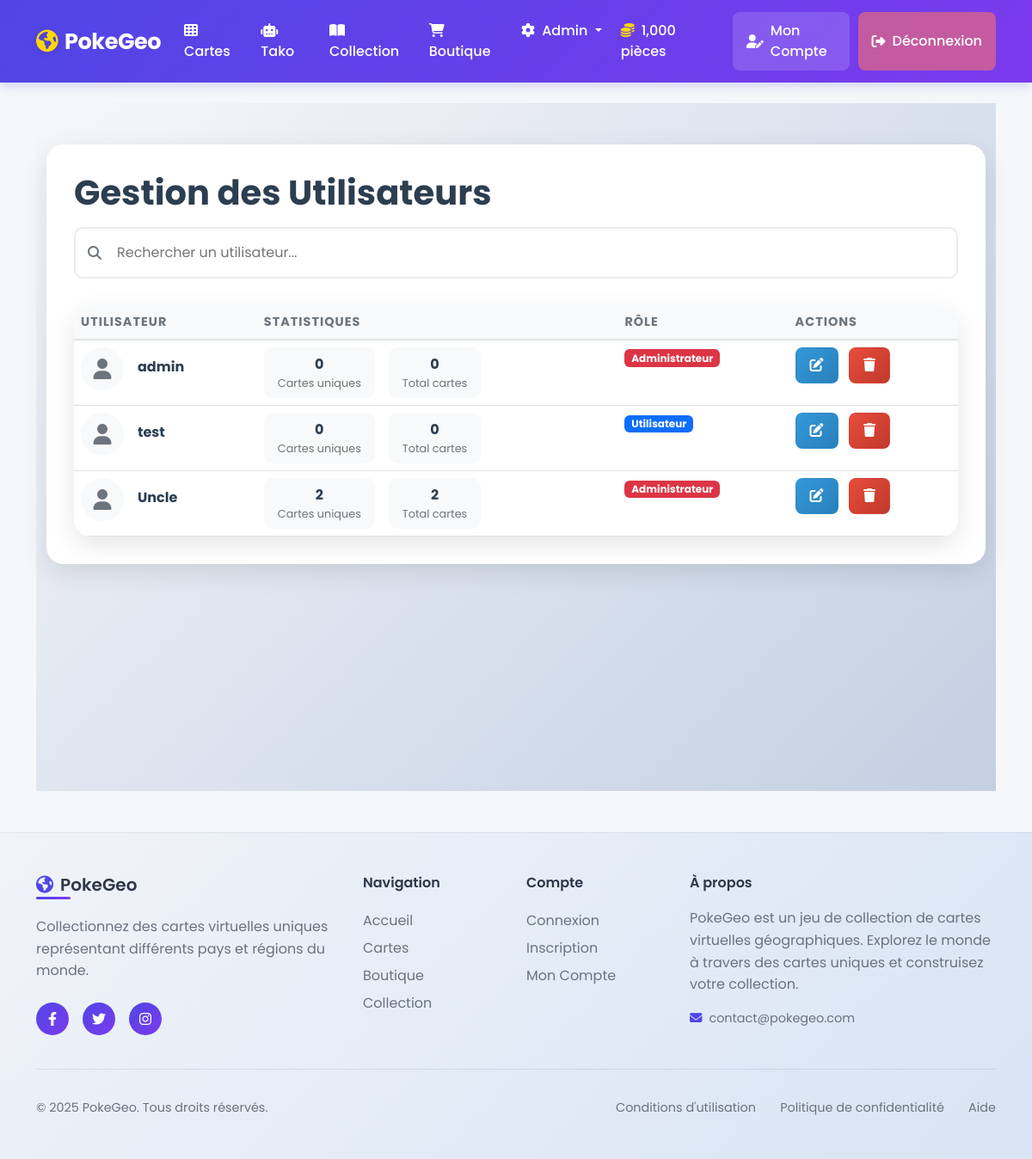
The page /admin/users.php (signed in) on the database its author committed.
### tables this page shows
CREATE TABLE `users` (
  `id` int(11) NOT NULL,
  `username` varchar(50) NOT NULL,
  `password` varchar(255) NOT NULL,
  `is_admin` tinyint(1) DEFAULT 0,
  `last_card_draw` timestamp NULL DEFAULT NULL,
  `coins` int(11) DEFAULT 1000,
  `created_at` timestamp NOT NULL DEFAULT current_timestamp()
);

### admin/users.php (the view, shortened to what this page needs)
<?php
require_once '../includes/header.php';
require_once '../config/database.php';
$query = "SELECT u.*,
          COUNT(uc.card_id) as card_count,
          COALESCE(SUM(uc.quantity), 0) as total_cards
          FROM users u
          LEFT JOIN user_cards uc ON u.id = uc.user_id
          GROUP BY u.id, u.username, u.is_admin
          ORDER BY u.username ASC";
$result = $pdo->query($query);
?>
<div class="admin-container">
    <div class="container">
        <div class="admin-header">
            <h1 class="admin-title">Gestion des Utilisateurs</h1>
            <div class="search-box">
                <i class="fas fa-search search-icon"></i>
                <input type="text" class="search-input" placeholder="Rechercher un utilisateur..."
                       onkeyup="searchUsers(this.value)">
            </div>
            <div class="users-table">
                <table class="table">
                    <thead>
                        <tr>
                            <th>Utilisateur</th>
                            <th>Statistiques</th>
                            <th>Rôle</th>
                            <th>Actions</th>
                        </tr>
                    </thead>
                    <tbody>
                        <?php while ($user = $result->fetch()): ?>
                            <tr>
                                <td>
                                    <div class="user-info">
                                        <?php if (!empty($user['avatar_url'])): ?>
                                            <img src="<?php echo htmlspecialchars($user['avatar_url']); ?>"
                                                 class="user-avatar"
                                                 alt="<?php echo htmlspecialchars($user['username']); ?>">
                                        <?php else: ?>
                                            <div class="user-avatar">
                                                <i class="fas fa-user"></i>
                                            </div>
                                        <?php endif; ?>
                                        <div>
                                            <div class="user-name"><?php echo htmlspecialchars($user['username']); ?></div>
                                        </div>
                                    </div>
                                </td>
                                <td>
                                    <div class="user-stats">
                                        <div class="stat-item">
                                            <div class="stat-value"><?php echo $user['card_count']; ?></div>
                                            <div class="stat-label">Cartes uniques</div>
                                        </div>
                                        <div class="stat-item">
                                            <div class="stat-value"><?php echo $user['total_cards']; ?></div>
                                            <div class="stat-label">Total cartes</div>
                                        </div>
                                    </div>
                                </td>
                                <td>
                                    <span class="badge bg-<?php echo $user['is_admin'] ? 'danger' : 'primary'; ?>">
                                        <?php echo $user['is_admin'] ? 'Administrateur' : 'Utilisateur'; ?>
                                    </span>
                                </td>
                                <td>
                                    <button class="btn btn-action btn-edit me-2"
                                            onclick="editUser(<?php echo $user['id']; ?>)">
                                        <i class="fas fa-edit"></i>
                                    </button>
                                    <button class="btn btn-action btn-delete"
                                            onclick="deleteUser(<?php echo $user['id']; ?>)">
                                        <i class="fas fa-trash"></i>
                                    </button>
                                </td>
                            </tr>
                        <?php endwhile; ?>
                    </tbody>
                </table>
            </div>
        </div>
    </div>
</div>
<?php
require_once '../includes/footer.php';
?>

### rows shown on the page
users: username "admin", card_count "0", total_cards "0", is_admin "Administrateur"
users: username "test", card_count "0", total_cards "0", is_admin "Utilisateur"
users: username "Uncle", card_count "2", total_cards "2", is_admin "Administrateur"

### other values the page prints
$_SESSION['coins'] "1,000"
